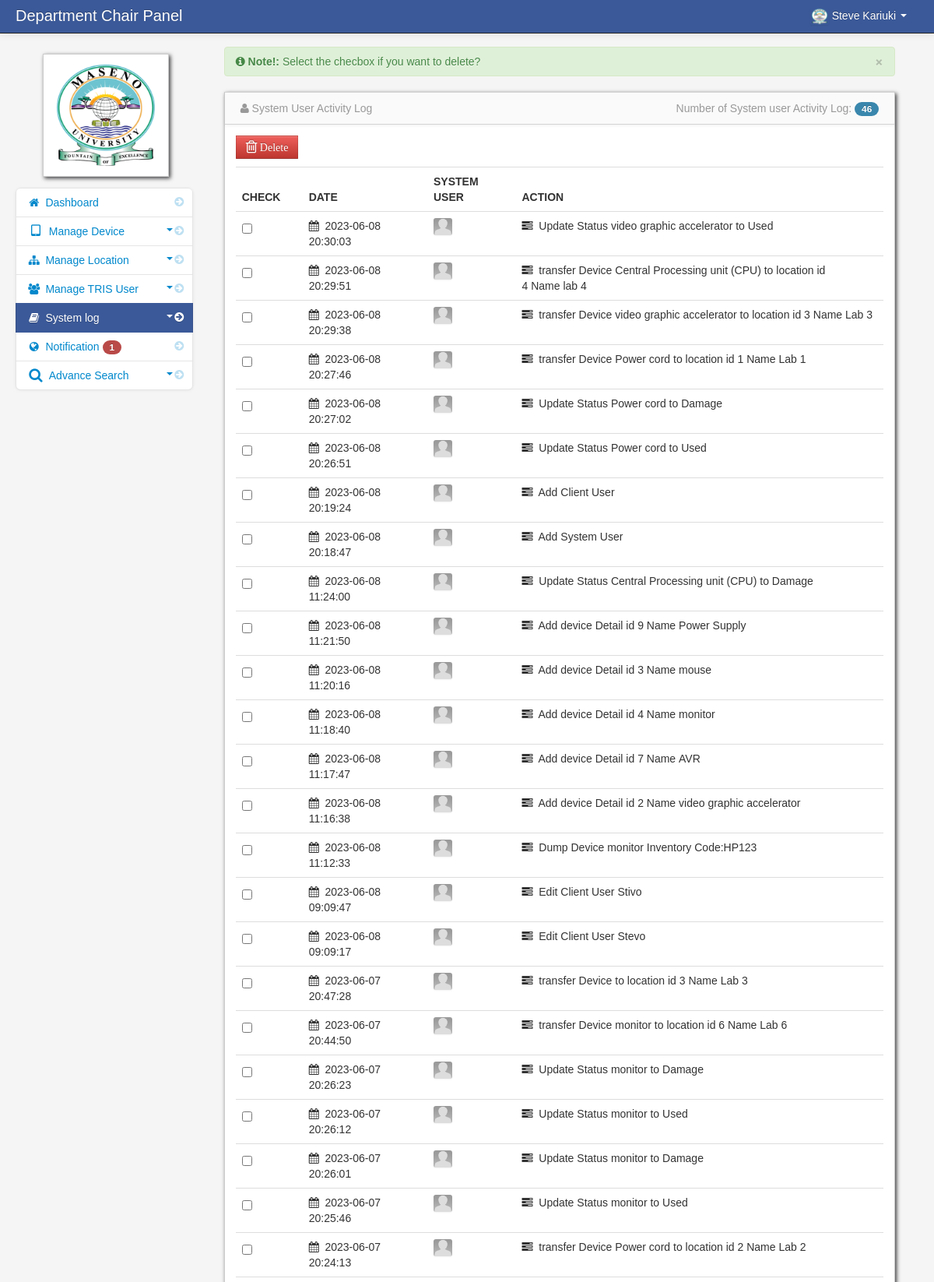
Screenshot of /Admin/activity_log.php (signed in, upper part) with the database file from the repository.
### tables this page shows
CREATE TABLE `tblactivity_log` (
  `activity_log_id` int(11) NOT NULL,
  `username` varchar(100) NOT NULL,
  `date` varchar(100) NOT NULL,
  `action` varchar(128) NOT NULL
);

### Admin/session.php (called while the page is built, shortened)
<?php
$session_id=$_SESSION['admin_id'];
$user_query = mysqli_query($conn,"select * from tbladmin where admin_id = '$session_id'")or die(mysqli_error($conn));
$user_row =mysqli_fetch_array($user_query);
$admin_username =$user_row['firstName']." ".$user_row['lastName'];
?>

### Admin/activity_log.php (the view, shortened to what this page needs)
<?php include('header.php'); ?>
<?php include('session.php'); ?>
    <body>
		<?php include('navbar.php'); ?>
        <div class="container-fluid">
            <div class="row-fluid">
				<?php include('activity_log_slidebar.php'); ?>
                <div class="span9" id="content">
                     <div class="row-fluid">
				<div class="empty">
                    <div class="alert alert-success alert-dismissable">
                        <button type="button" class="close" data-dismiss="alert" aria-hidden="true">&times;</button>
                         <i class="icon-info-sign"></i>  <strong>Note!:</strong> Select the checbox if you want to delete?
                    </div>
                </div>
				<?php
	             $count_log="select * from tblactivity_log";
				 $result= mysqli_query($conn,$count_log);
	             $count = mysqli_num_rows($result);
                 ?>
                        <div id="block_bg" class="block">
                            <div class="navbar navbar-inner block-header">
                                <div class="muted pull-left"><i class="icon-user"></i> System User Activity Log</div>
								<div class="muted pull-right">
								Number of System user Activity Log: <span class="badge badge-info"><?php  echo $count; ?></span>
								</div>
                            </div>
                            <div class="block-content collapse in">
                                <div class="span12">
								<form action="delete_log.php" method="post">
  									<table cellpadding="0" cellspacing="0" border="0" class="table" id="example">
						            <a data-placement="right" title="Click to Delete check item" data-toggle="modal" href="#delete_log" id="delete"  class="btn btn-danger" name=""><i class="icon-trash icon-large"> Delete</i></a>
										<thead>
										        <tr>
                                                <th>Check</th>
												<th>Date</th>
												<th>System User</th>
												<th>Action</th>
												</tr>
										</thead>
										<tbody>
                              		<?php
										$query = "select * from  tblactivity_log
										LEFT JOIN tbladmin ON tblactivity_log.username = tbladmin.emailAddress
										order by date DESC";
										$result= mysqli_query($conn,$query);
										while($row = mysqli_fetch_array($result)){
										$id = $row['activity_log_id'];
									?>
                                    <tr>
					                    <td width="70">
									     <input id="optionsCheckbox" class="uniform_on" name="selector[]" type="checkbox" value="<?php echo $id; ?>">
								        </td>
                                         <td><i class="icon-calendar"></i>&nbsp;
										 <?php  echo $row['date']; ?></td>
										 <td><img id="avatar1" src="images/NO-IMAGE-AVAILABLE.jpg">&nbsp;
 										 <?php echo $row['emailAddress']; ?></td>
                                         <td><i class="icon-tasks"></i>&nbsp;
										 <?php echo $row['action']; ?></td>
                                        </tr>
						                 <?php } ?>
										</tbody>
									</table>
								</form>
                                </div>
                            </div>
                        </div>
                    </div>
                </div>
            </div>
        </div>
		<?php include('script.php'); ?>
    </body>

### Admin/navbar.php (shortened to what this page needs)
<div class="navbar navbar-inverse navbar-fixed-top">
         <div class="navbar-inner">
            <div class="container-fluid">
	 <div class="navbar-header">
                 <span class="brand" href="#">Department Chair Panel</span>
	 </div>
                 <div class="nav-collapse collapse">
                     <ul class="nav pull-right">
                         <li class="dropdown">
                             <a href="#" role="button" class="dropdown-toggle" data-toggle="dropdown"><img id="avatar1" class="img-responsive" src="img/logo.png">&nbsp;<?php echo $admin_username;  ?> <i class="caret"></i>
                             </a>
                         </li>
                     </ul>
                 </div>
             </div>
         </div>
     </div>

### Admin/assets/styles.css (style rules this page uses)
body { padding-top: 60px; padding-bottom: 40px; background-color: #f5f5f5; }
#content { margin-left:0px; }
.block { background: url("../images/pixel-60fff.png") repeat scroll 0 0 rgba(0, 0, 0, 0) !important; border: 1px solid #ccc; background: white; margin: 1em 0em; border-top: none; -webkit-box-shadow: 2px 2px 5px rgba(0, 0, 6, 0.75); -moz-box-shadow: 2px 2px 5px rgba(0, 0, 6, 0.75); box-shadow: 2px 2px 5px rgba(0, 0, 6, 0.75); }
.block-content { margin: 1em; min-height: .25em; }
.block-header { margin-bottom: 0px; border-right: none; border-left: none; -webkit-border-radius: 0px; -moz-border-radius: 0px; border-radius: 0px; }
.block-header div { padding-top: 10px; }

### rows the page displays
tblactivity_log: date "2023-06-08 20:30:03", action "Update Status video graphic accelerator to Used"
tblactivity_log: date "2023-06-08 20:29:51", action "transfer Device Central Processing unit (CPU) to location id 4 Name lab 4"
tblactivity_log: date "2023-06-08 20:29:38", action "transfer Device video graphic accelerator to location id 3 Name Lab 3"
tblactivity_log: date "2023-06-08 20:27:46", action "transfer Device Power cord to location id 1 Name Lab 1"
tblactivity_log: date "2023-06-08 20:27:02", action "Update Status Power cord to Damage"
tblactivity_log: date "2023-06-08 20:26:51", action "Update Status Power cord to Used"
tblactivity_log: date "2023-06-08 20:19:24", action "Add Client User"
tblactivity_log: date "2023-06-08 20:18:47", action "Add System User"
tblactivity_log: date "2023-06-08 11:24:00", action "Update Status Central Processing unit (CPU) to Damage"
tblactivity_log: date "2023-06-08 11:21:50", action "Add device Detail id 9 Name Power Supply"
tblactivity_log: date "2023-06-08 11:20:16", action "Add device Detail id 3 Name mouse"
tblactivity_log: date "2023-06-08 11:18:40", action "Add device Detail id 4 Name monitor"
tblactivity_log: date "2023-06-08 11:17:47", action "Add device Detail id 7 Name AVR"
tblactivity_log: date "2023-06-08 11:16:38", action "Add device Detail id 2 Name video graphic accelerator"
tblactivity_log: date "2023-06-08 11:12:33", action "Dump Device monitor Inventory Code:HP123"
tblactivity_log: date "2023-06-08 09:09:47", action "Edit Client User Stivo"
tblactivity_log: date "2023-06-08 09:09:17", action "Edit Client User Stevo"
tblactivity_log: date "2023-06-07 20:47:28", action "transfer Device to location id 3 Name Lab 3"
tblactivity_log: date "2023-06-07 20:44:50", action "transfer Device monitor to location id 6 Name Lab 6"
tblactivity_log: date "2023-06-07 20:26:23", action "Update Status monitor to Damage"
tblactivity_log: date "2023-06-07 20:26:12", action "Update Status monitor to Used"
tblactivity_log: date "2023-06-07 20:26:01", action "Update Status monitor to Damage"
tblactivity_log: date "2023-06-07 20:25:46", action "Update Status monitor to Used"
tblactivity_log: date "2023-06-07 20:24:13", action "transfer Device Power cord to location id 2 Name Lab 2"

### other values shown
$admin_username "Steve Kariuki"
$not_read "1"
$count "46"
